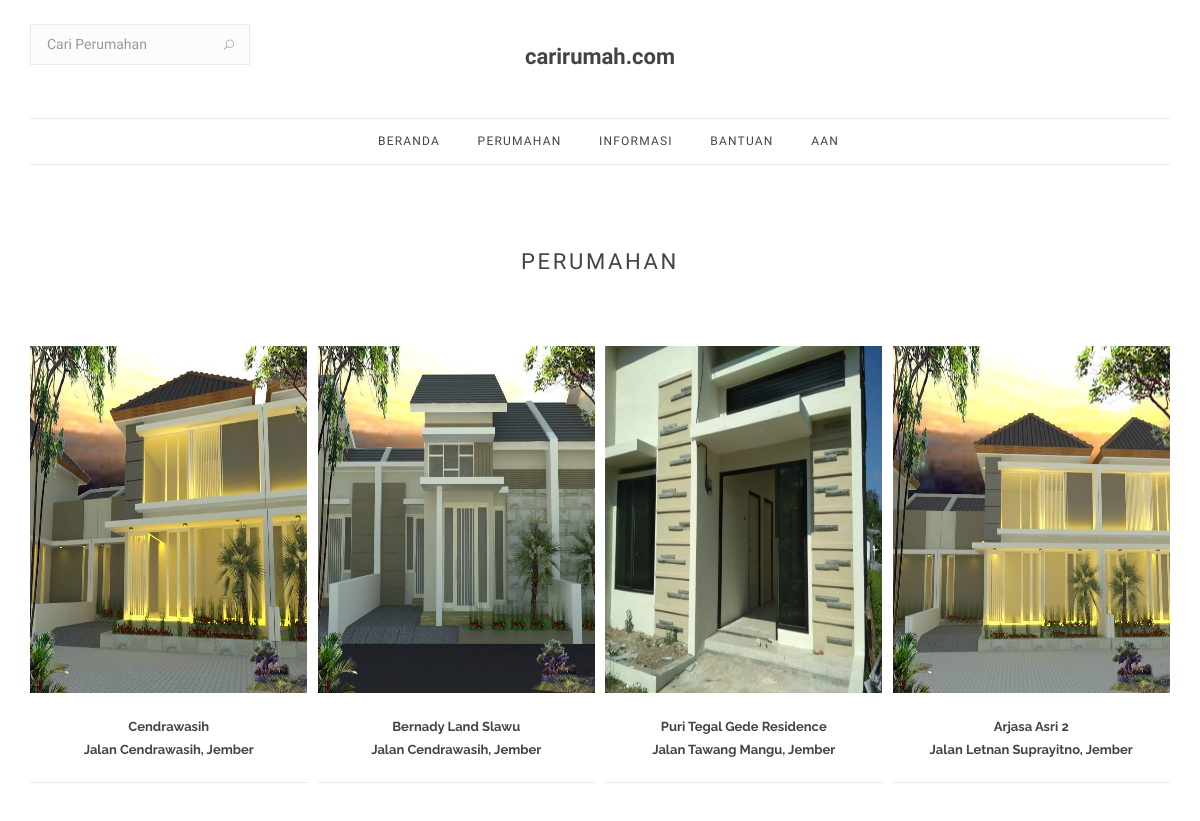
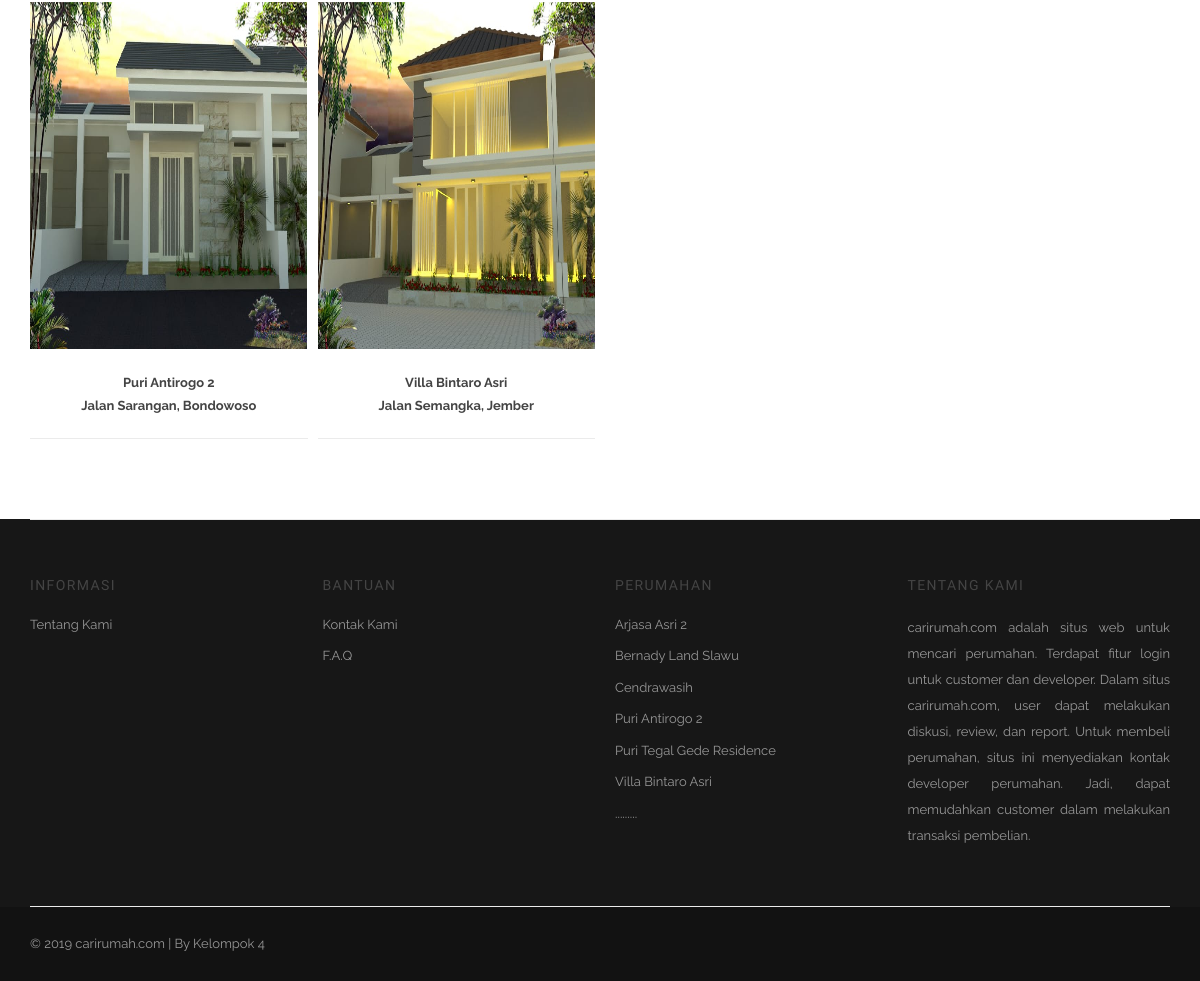
/home/index_customer.php (signed in), run on the app's committed database (2 pictures, top to bottom).
### tables this page shows
CREATE TABLE `perum` (
  `KD_PERUM` int(11) NOT NULL,
  `KD_PT` int(11) NOT NULL,
  `NAMA_PERUM` varchar(200) DEFAULT NULL,
  `LOKASI` varchar(200) DEFAULT NULL,
  `GAMBAR_PERUM` varchar(200) DEFAULT NULL
);

### home/pages/dashboardperum/dashboardperum_cus.php (the view, shortened to what this page needs)
<?php
include "inc/slider.php";
  if(!isset($_GET['cari'])){
    $new = "SELECT KD_PERUM, NAMA_PERUM, LOKASI, GAMBAR_PERUM FROM perum ORDER BY KD_PERUM DESC LIMIT 10 ";
    $rsNew = mysqli_query($konek, $new);
?>
    <section class="section-wrap new-arrivals pb-40">
      <div class="container">
        <div class="row heading-row">
          <div class="col-md-12 text-center">
            <h2 class="heading uppercase"><small>PERUMAHAN</small></h2>
          </div>
        </div>
        <div class="row row-10">
          <?php while($row=mysqli_fetch_assoc($rsNew)){ ?>
            <div class="col-md-3 col-xs-12 animated-from-left">
              <div class="product-item">
                <div class="product-img">
                  <a href="#">
                    <img src="img/<?php echo $row['GAMBAR_PERUM']; ?>" alt="" style="height:347px; width:277px;">
                  </a>
                </div>
                <div class="product-details">
                  <h3>
                    <a class="product-title" href="?p=buku_detail&KD_PERUM=<?php echo $row['KD_PERUM']; ?>"><b><?php echo substr($row['NAMA_PERUM'], 0, 35); if(strlen($row['NAMA_PERUM'])>35) echo  "..." ?></b></a>
                  </h3>
                  <h3> <a class="product-title" href="?p=buku_detail&KD_PERUM=<?php echo $row['KD_PERUM']; ?>"><b><?php echo substr($row['LOKASI'], 0, 35); if(strlen($row['LOKASI'])>35) echo  "..." ?></b></a></h3>
                </div>
              </div>
            </div>
          <?php } ?>
        </div>
      </div>
    </section>
  <?php } ?>

### home/inc/footer.php (shortened to what this page needs)
<?php
  $katfoot="SELECT * FROM perum ORDER BY NAMA_PERUM LIMIT 6";
  $rsKatFoot=mysqli_query($konek, $katfoot);
?>
    <footer class="footer footer-type-1 bg-dark">
      <div class="container">
        <div class="footer-widgets top-bottom-dividers pb-mdm-20">
          <div class="row">
            <div class="col-md-3 col-sm-4 col-xs-4 col-xxs-12">
              <div class="widget footer-links">
                <h5 class="widget-title uppercase">Informasi</h5>
                <ul class="list-no-dividers">
                  <li><a href="?p=about">Tentang Kami</a></li>
                </ul>
              </div>
            </div>
            <div class="col-md-3 col-sm-4 col-xs-4 col-xxs-12">
              <div class="widget footer-links">
                <h5 class="widget-title uppercase">Bantuan</h5>
                <ul class="list-no-dividers">
                  <li><a href="?p=contact">Kontak Kami</a></li>
                  <li><a href="?p=faq">F.A.Q</a></li>
                </ul>
              </div>
            </div>
            <div class="col-md-3 col-sm-4 col-xs-4 col-xxs-12">
              <div class="widget footer-links">
                <h5 class="widget-title uppercase">Perumahan</h5>
                <ul class="list-no-dividers">
                  <?php while($row=mysqli_fetch_assoc($rsKatFoot)){ ?>
                    <li><a href="?p=buku&KD_PERUM=<?php echo $row['KD_PERUM']; ?>&halaman=1"><?php echo $row['NAMA_PERUM']; ?></a></li>
                  <?php } ?>
                  <li>.........</li>
                </ul>
              </div>
            </div>
            <div align="justify" class="col-md-3 col-sm-6 col-xs-12">
              <div class="widget">
                <h5 class="widget-title uppercase">tentang kami</h5>
                <p class="mb-0">
                carirumah.com adalah situs web untuk mencari perumahan. Terdapat fitur login untuk customer dan developer. Dalam situs carirumah.com, user dapat melakukan diskusi, review, dan report. Untuk membeli perumahan, situs ini menyediakan kontak developer perumahan. Jadi, dapat memudahkan customer dalam melakukan transaksi pembelian.
                </p>
              </div>
            </div>
          </div>
        </div>
      </div>
      <div class="bottom-footer bg-dark">
        <div class="container">
          <div class="row">
            <div class="col-sm-4 copyright sm-text-center">
              <span>
                &copy; 2019 carirumah.com | By Kelompok 4
              </span>
            </div>
            <div class="col-sm-4 text-center">
            </div>
          </div>
        </div>
      </div>
    </footer>

### data on the page
perum: GAMBAR_PERUM (picture), NAMA_PERUM "Cendrawasih", LOKASI "Jalan Cendrawasih, Jember"
perum: GAMBAR_PERUM (picture), NAMA_PERUM "Bernady Land Slawu", LOKASI "Jalan Cendrawasih, Jember"
perum: GAMBAR_PERUM (picture), NAMA_PERUM "Puri Tegal Gede Residence", LOKASI "Jalan Tawang Mangu, Jember"
perum: GAMBAR_PERUM (picture), NAMA_PERUM "Arjasa Asri 2", LOKASI "Jalan Letnan Suprayitno, Jember"
perum: GAMBAR_PERUM (picture), NAMA_PERUM "Puri Antirogo 2", LOKASI "Jalan Sarangan, Bondowoso"
perum: GAMBAR_PERUM (picture), NAMA_PERUM "Villa Bintaro Asri", LOKASI "Jalan Semangka, Jember"

### other printed values
$_SESSION['USERNAME'] "AAN"
